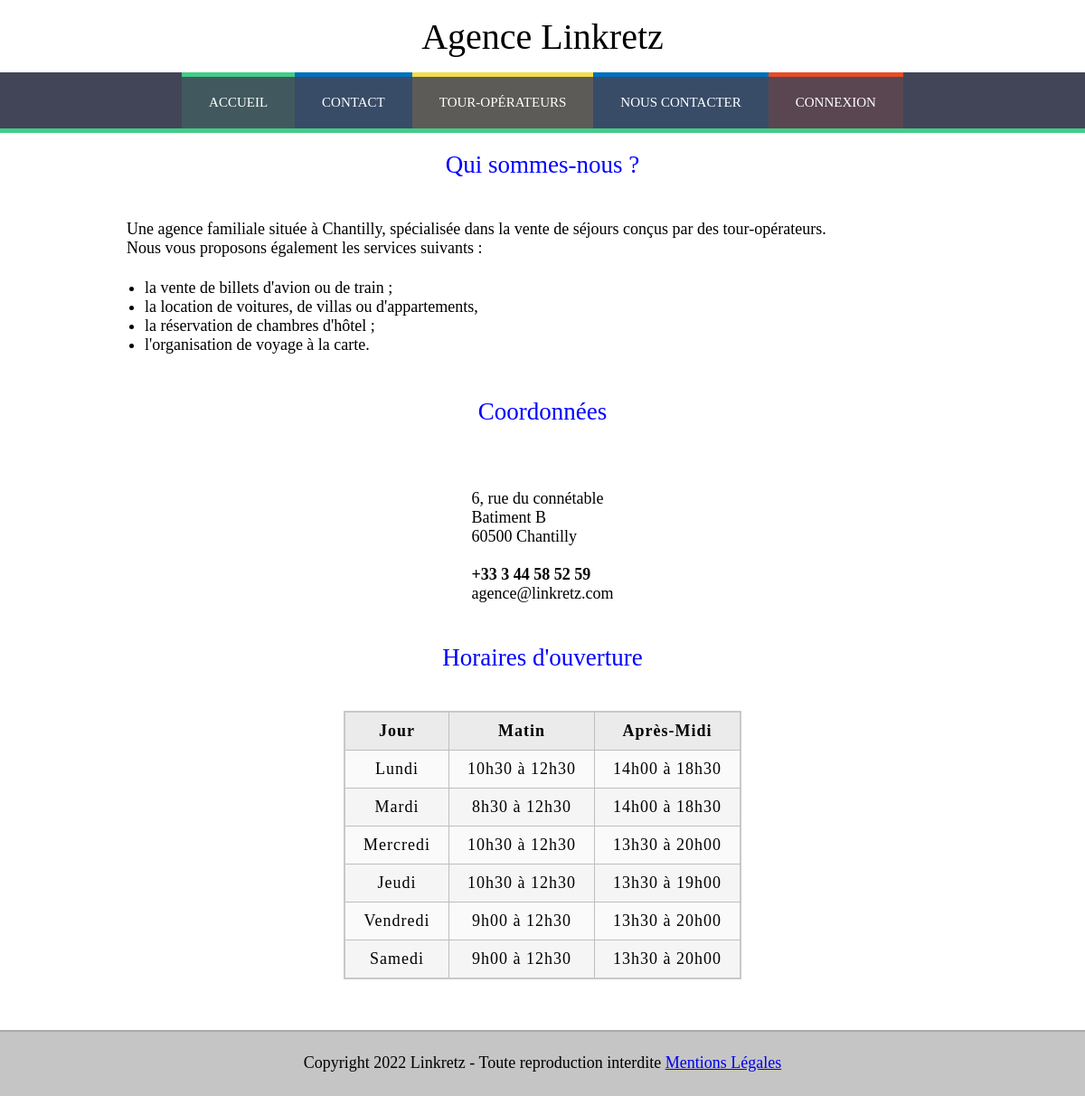
The page / on the database its author committed.
### tables this page shows
CREATE TABLE IF NOT EXISTS `horaire_ouverture` (
  `id` int(11) NOT NULL AUTO_INCREMENT,
  `jour` varchar(30) DEFAULT NULL,
  `matin` varchar(30) DEFAULT NULL,
  `apres_midi` varchar(30) DEFAULT NULL,
  PRIMARY KEY (`id`)
);

### index.php (the view, shortened to what this page needs)
<!DOCTYPE html>
<html lang="fr-FR">
<head>
	<link rel="stylesheet" href="css/style.css">
</head>
<body>
		<section class="accueil">
			<h2>Qui sommes-nous ?</h2>
			<div class = "sec">
				<p>Une agence familiale située à Chantilly, spécialisée dans la vente de séjours conçus par des tour-opérateurs.<br>
				Nous vous proposons également les services suivants :</p>
				<ul>
					<li>la vente de billets d'avion ou de train ;</li>
					<li>la location de voitures, de villas ou d'appartements, </li>
					<li>la réservation de chambres d'hôtel ;</li>
					<li>l'organisation de voyage à la carte.</li>
				</ul>
			</div>
		</section>
		<section>
			<h2>Coordonnées</h2><br><br>
			<p class="table">
				6, rue du connétable<br>
				Batiment B<br>
				60500 Chantilly<br><br>
				<strong>+33 3 44 58 52 59</strong><br>
				agence@linkretz.com
			</p>
		</section>
		<section class="table">
		    <p class="table">
			    <h2>Horaires d'ouverture</h2><br>
			    <table>
			        <?php
				         include "include/connexion_bd.php";
                        try {
                            $lesEnregs=$bdd->query("SELECT jour, matin, apres_midi FROM horaire_ouverture");
                        } catch (PDOException $e) {
                           die ("Err BDSelect : erreur de lecture table horaire_ouverture dans index.php<br>Message d'erreur :" . $e->getMessage());
                        }
                        if($lesEnregs->rowCount () ==0) {
                          echo ("Aucun horaire_opérateur n'a été enregistré");
                        } else {
                                echo'<table>
                                    <tr>
                                        <th>Jour</th>
                                        <th>Matin</th>
                                        <th>Après-Midi</th>
                                    </tr>
                                ';
                                foreach ($lesEnregs as $enreg) {
                                    echo "<tr><td>$enreg->jour</td><td>$enreg->matin</td><td>$enreg->apres_midi</td></tr>";
                                }
                                echo '</table>';
                        }
                    ?>
			    </table>
		    </p>
		</section>
</body>
</html>

### css/style.css (style rules this page uses)
body { font-family: Calibri, serif; font-size: 18px; margin: 0px; padding: 0px; }
h2 { margin-top: 20px; font-weight: normal; text-align: center; color: blue; }
header { height: 80px; display:flex; flex-direction: column; }
header h1 { margin:auto; font-size: 40px; font-weight: normal; text-align: center; }
footer { height: 50px; padding-top: 1px; padding-bottom: 20px; text-align: center; background-color: #C5C5C5; border-top: 2px solid #AAA; }
nav { width: 100%; background-color: #424558; }
nav ul { margin: 0px; padding: 0px; }
nav li { list-style-type: none; float: left; }
nav a { display: inline-block; text-decoration: none; padding: 20px 30px; color: #fff; text-transform: uppercase; font-size: 15px; }
.acc:hover, .acc { border-top: 5px solid #4C8; background-color: rgba(64, 200, 130, 0.15); }
.tour:hover, .tour { border-top: 5px solid #f1dc4f; background-color: rgba(241, 211, 79, 0.15); }
.com:hover, .com { border-top: 5px solid #0070BB; background-color: rgba(000, 112, 192, 0.15); }
.conx:hover, .conx { border-top: 5px solid #e44d26; background-color: rgba(228, 77, 38 ,0.15); }
section { width: 100%; padding-bottom: 10px; display: flex ; flex-direction: column; }
.accueil { border-top: 5px solid #4C8; }
.table { display:table; margin: 0 auto; }
.sec { margin: 0px 10%; }
p { padding: 5px 20px; }
table { margin:auto; border-collapse: collapse; border: 2px solid rgb(200,200,200); letter-spacing: 1px; }
td, th { border: 1px solid rgb(190,190,190); padding: 10px 20px; }
th { background-color: rgb(235,235,235); }
td { text-align: center; }
tr:nth-child(even) td { background-color: rgb(250,250,250); }
tr:nth-child(odd) td { background-color: rgb(245,245,245); }
.sec::after, .exp::after, .reco::after { content: ""; display: table; clear: both; }

### rows shown on the page
horaire_ouverture: jour "Lundi", matin "10h30 à 12h30", apres_midi "14h00 à 18h30"
horaire_ouverture: jour "Mardi", matin "8h30 à 12h30", apres_midi "14h00 à 18h30"
horaire_ouverture: jour "Mercredi", matin "10h30 à 12h30", apres_midi "13h30 à 20h00"
horaire_ouverture: jour "Jeudi", matin "10h30 à 12h30", apres_midi "13h30 à 19h00"
horaire_ouverture: jour "Vendredi", matin "9h00 à 12h30", apres_midi "13h30 à 20h00"
horaire_ouverture: jour "Samedi", matin "9h00 à 12h30", apres_midi "13h30 à 20h00"
